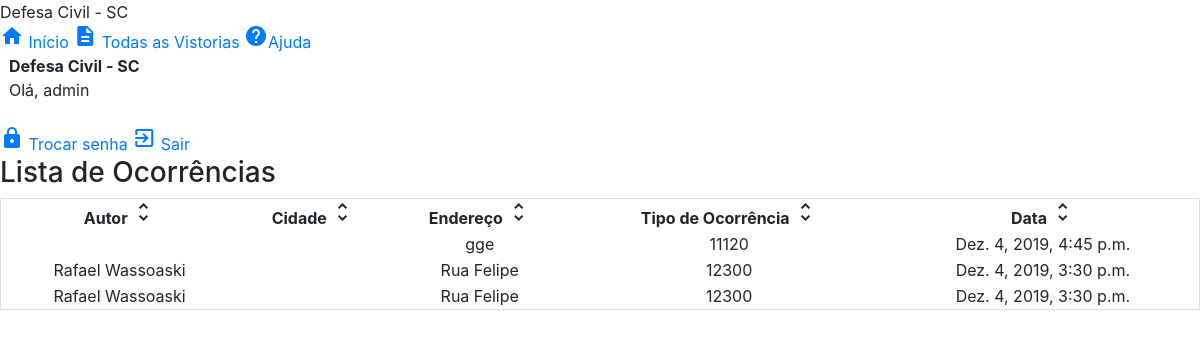
Page /todasvistorias (signed in) on the earlier database version.
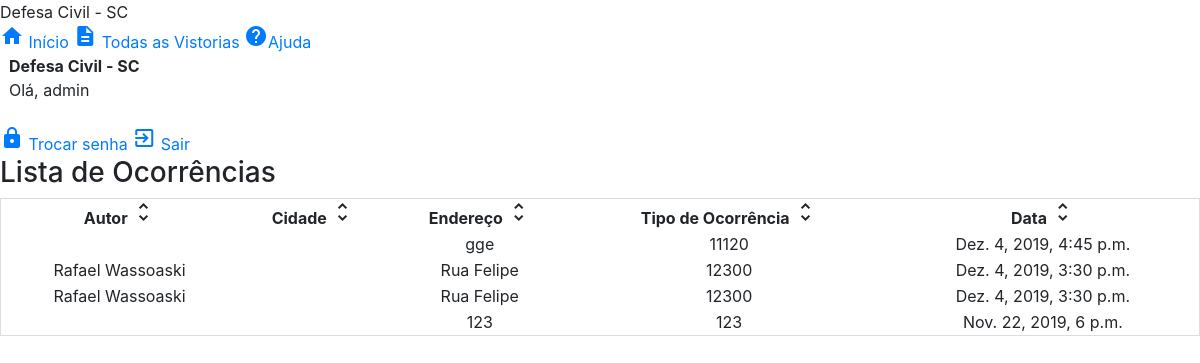
Same page on the later database version.
### relatorios/models.py (models this page shows, shortened)
class Vistoria(models.Model):
    autor = models.ForeignKey(settings.AUTH_USER_MODEL, related_name = 'autor_id',  on_delete=models.CASCADE)
    cobrad = models.CharField(max_length=200)
    municipios = models.TextField()
    descricao = models.TextField()
    data = models.DateTimeField(default=timezone.now)
    endereco = models.TextField()
    dataDesastre = models.TextField()
    descricaoDesastre = models.CharField(max_length=500)
    danos_humanos_desalojados = models.IntegerField(default=0, blank=True)
    danos_humanos_desabrigados = models.IntegerField(default=0, blank=True)
    danos_humanos_desaparecidos = models.IntegerField(default=0, blank=True)
    danos_humanos_feridos = models.IntegerField(default=0, blank=True)
    danos_humanos_enfermos = models.IntegerField(default=0, blank=True)
    danos_humanos_mortos = models.IntegerField(default=0, blank=True)
    danos_humanos_isolados = models.IntegerField(default=0, blank=True)
    danos_humanos_atingidos = models.IntegerField(default=0, blank=True)
    danos_humanos_afetados = models.IntegerField(default=0, blank=True)
    danos_humanos_observacoes = models.TextField(default="Sem Observações", blank=True)
    unidades_habitacionais_atingidas = models.IntegerField(default=0, blank=True)
    unidades_habitacionais_danificads = models.IntegerField(default=0, blank=True)
    unidades_habitacionais_interditadas = models.IntegerField(default=0, blank=True)
    unidades_habitacionais_destruidas = models.IntegerField(default=0, blank=True)
    instalacoes_publicas_saude_atingidas = models.IntegerField(default=0, blank=True)
    instalacoes_publicas_ensino_atingidas = models.IntegerField(default=0, blank=True)
    instalacoes_comunitarias_atingidas = models.IntegerField(default=0, blank=True)
    obras_atingidas = models.IntegerField(default=0, blank=True)
    interrupcoes_servicos_essenciais = models.IntegerField(default=0, blank=True)
    danos_materiais_observacoes = models.TextField(default="Sem Observações", blank=True)
    contaminacao_solo = models.IntegerField(default=0, blank=True)
    contaminacao_agua = models.IntegerField(default=0, blank=True)
    contaminacao_ar = models.IntegerField(default=0, blank=True)
    danos_ambientais_observacoes = models.TextField(default="Sem Observações", blank=True)
    danos_agricultura = models.IntegerField(default=0, blank=True)
    danos_pecuaria = models.IntegerField(default=0, blank=True)
    danos_industria = models.IntegerField(default=0, blank=True)
    danos_comercio = models.IntegerField(default=0, blank=True)
    danos_prestacao_de_servicos = models.IntegerField(default=0, blank=True)
    danos_economicos_observacoes = models.TextField(default="Sem Observações", blank=True)
    iah_cestas_de_alimentos = models.IntegerField(default=0, blank=True)
    iah_agua_potavel = models.IntegerField(default=0, blank=True)
    iah_colchoes = models.IntegerField(default=0, blank=True)
    iah_kit_higiene_pessoal = models.IntegerField(default=0, blank=True)
    iah_kit_limpeza = models.IntegerField(default=0, blank=True)
    iah_telhas = models.IntegerField(default=0, blank=True)
    iah_lona_plastica = models.IntegerField(default=0, blank=True)
    iah_outros = models.IntegerField(default=0, blank=True)
    iah_fornecidos_outros_observacoes = models.TextField(default="Sem Observações", blank=True)
    iah_vias_publicas_totalmente_desobistruidas = models.BooleanField(default=False)
    iah_reestabelecimento_servicos_essenciais = models.BooleanField(default=False)
    deferido = models.BooleanField(default=False, blank=True)
    latitude = models.CharField(max_length=20)
    longitude = models.CharField(max_length=20)

### accounts/models.py (models this page shows)
class CustomUser(AbstractUser):
	username = models.CharField(_('username'),max_length=15, unique=True, help_text=_('15 caracteres ou menos. Aceita letras, números e @/./+/-/_'), validators=[ validators.RegexValidator(re.compile('^[\w.@+-]+$'), _('Insira um usuário válido.'), _('inválido'))])
	first_name = models.CharField(_('first_name'), max_length=30, blank=False, null=False)
	last_name = models.CharField(_('last_name'), max_length=30, blank=False, null=False)
	email = models.EmailField(_('email address'), max_length=255, unique=True, blank=False, null=False)
	is_staff = models.BooleanField(_('staff status'), default=False, blank = True)
	is_active = models.BooleanField(_('active'), default=True, blank = True)
	is_trusty = models.BooleanField(_('trusty'), default=False, blank = True)
	date_joined = models.DateTimeField(_('date joined'), default=timezone.now, blank = True)

### relatorios/views.py (the view)
# urls.py: path('todasvistorias', views.todasvistorias, name='todasvistorias'),
@login_required
def todasvistorias(request):
	vistorias = Vistoria.objects.filter(data__lte=timezone.now()).order_by('-data')
	return render(request, 'relatorios/vistorias.html', {'vistorias':vistorias})

### relatorios/templates/relatorios/vistorias.html
{% extends 'relatorios/base.html' %}
{% block conteudo %}
<main class="mdl-layout__content mdl-color--grey-100">
    <div class="mdl-grid">
      <div class="mdl-cell mdl-cell--12-col"><h3>Lista de Ocorrências</h3></div>
    </div>
    <div class="mdl-grid">
        {% if empty %}
            <h5 class="emptymsg">Não há vistorias para serem exibidas. <a href="{% url 'adventure_new' %}">Crie uma nova para vê-la aqui.</a></h5>
        {% else %}
            <table class="mdl-data-table mdl-js-data-table mdl-cell--12-col mdl-shadow--2dp" id="dataTable">
                <thead>
                    <tr class="md">
                        <th onclick="sortTable(0, 'autor_arrow', 'cidade_arrow', 'endereco_arrow', 'cobrade_arrow', 'data_arrow')">Autor <i id="autor_arrow" class=" material-icons" role="presentation">unfold_more</i></th>
                        <th onclick="sortTable(1, 'cidade_arrow', 'autor_arrow', 'endereco_arrow', 'cobrade_arrow', 'data_arrow')">Cidade <i id="cidade_arrow" class=" material-icons" role="presentation">unfold_more</i></th>
                        <th onclick="sortTable(2, 'endereco_arrow', 'autor_arrow', 'cidade_arrow', 'cobrade_arrow', 'data_arrow')">Endereço <i id="endereco_arrow" class=" material-icons" role="presentation">unfold_more</i></th>
                        <th onclick="sortTable(3, 'cobrade_arrow', 'autor_arrow', 'cidade_arrow', 'endereco_arrow', 'data_arrow')">Tipo de Ocorrência <i id="cobrade_arrow" class=" material-icons" role="presentation">unfold_more</i></th>
                        <th onclick="sortTable(4, 'data_arrow', 'autor_arrow', 'cidade_arrow', 'cobrade_arrow', 'endereco_arrow')">Data <i id="data_arrow" class=" material-icons" role="presentation">unfold_more</i></th>
                    </tr>
                </thead>
                <tbody>
                    {% for vistoria in vistorias %}
                        <tr onclick="window.location='{% url 'vistoriadetalhes' pk=vistoria.pk %}';">
                            <td class="mdl-color-text--deep-orange">{{ vistoria.autor.first_name }} {{ vistoria.autor.last_name }}</td>
                            <td class="mdl-color-text--deep-orange">{{ vistoria.municipio }}</td>
                            <td class="mdl-color-text--deep-orange">{{ vistoria.endereco }}</td>
                            <td class="mdl-color-text--deep-orange">{{ vistoria.cobrad }}</td>
                            <td class="mdl-color-text--deep-orange">{{ vistoria.data }}</td>
                        </tr>
                    {% endfor %}
                </tbody>
            </table>
        {% endif %}
    </div>
</main>
{% endblock %}

Differences in the rows shown:
added Vistoria: endereco "123", cobrad "123", data "Nov. 22, 2019, 6 p.m."
